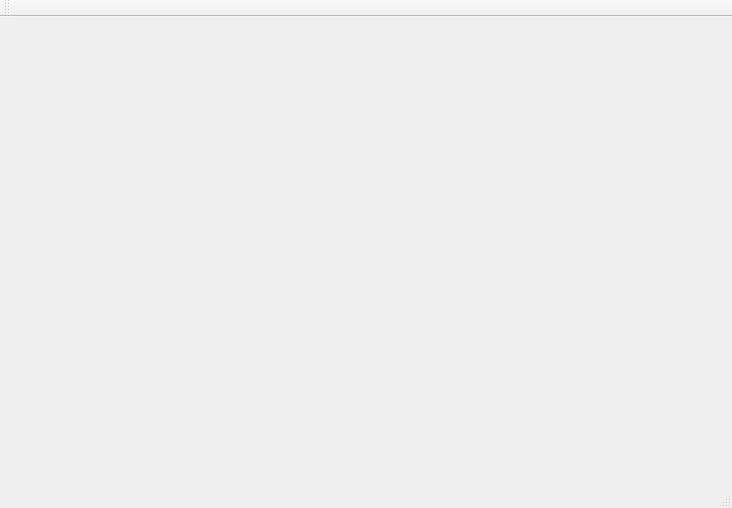
<?xml version="1.0" encoding="UTF-8"?>
<ui version="4.0">
 <class>CameraDisplay</class>
 <widget class="QMainWindow" name="CameraDisplay">
  <property name="geometry">
   <rect>
    <x>0</x>
    <y>0</y>
    <width>732</width>
    <height>508</height>
   </rect>
  </property>
  <property name="windowTitle">
   <string>CameraDisplay</string>
  </property>
  <widget class="QWidget" name="centralWidget">
   <layout class="QGridLayout" name="gridLayout">
    <item row="0" column="0">
     <widget class="QLabel" name="ImageOfCamera">
      <property name="text">
       <string/>
      </property>
     </widget>
    </item>
   </layout>
  </widget>
  <widget class="QMenuBar" name="menuBar">
   <property name="geometry">
    <rect>
     <x>0</x>
     <y>0</y>
     <width>732</width>
     <height>25</height>
    </rect>
   </property>
  </widget>
  <widget class="QToolBar" name="mainToolBar">
   <attribute name="toolBarArea">
    <enum>TopToolBarArea</enum>
   </attribute>
   <attribute name="toolBarBreak">
    <bool>false</bool>
   </attribute>
  </widget>
  <widget class="QStatusBar" name="statusBar"/>
 </widget>
 <layoutdefault spacing="6" margin="11"/>
 <resources/>
 <connections/>
</ui>
